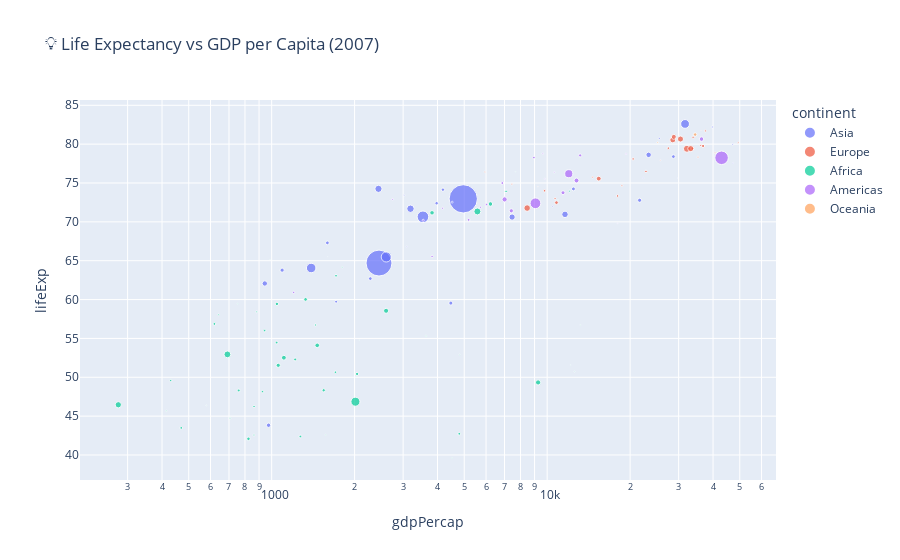

Write notebook code for a chart like this one.
### Markdown cell above
## 📈 3️⃣ Basic Interactive Plotly Visualization

Before building the dashboard, let’s explore how we can visualize data interactively  
using **Plotly Express**.

### Code cell
# Create an interactive scatter plot
fig = px.scatter(
    df.query("year == 2007"),
    x="gdpPercap",
    y="lifeExp",
    size="pop",
    color="continent",
    hover_name="country",
    log_x=True,
    title="💡 Life Expectancy vs GDP per Capita (2007)",
)

fig.show()

### Figure 1 — Plotly figure (JSON) as saved in the notebook; plotly's stock layout.template omitted (floating-point values rounded to 4 significant figures)
{"data": [{"hovertemplate": "<b>%{hovertext}</b><br><br>continent=Asia<br>gdpPercap=%{x}<br>lifeExp=%{y}<br>pop=%{marker.size}<extra></extra>", "hovertext": ["Afghanistan", "Bahrain", "Bangladesh", "Cambodia", "China", "Hong Kong, China", "India", "Indonesia", "Iran", "Iraq", "Israel", "Japan", "Jordan", "Korea, Dem. Rep.", "Korea, Rep.", "Kuwait", "Lebanon", "Malaysia", "Mongolia", "Myanmar", "Nepal", "Oman", "Pakistan", "Philippines", "Saudi Arabia", "Singapore", "Sri Lanka", "Syria", "Taiwan", "Thailand", "Vietnam", "West Bank and Gaza", "Yemen, Rep."], "legendgroup": "Asia", "marker": {"color": "#636efa", "size": [31889923, 708573, 150448339, 14131858, 1318683096, 6980412, 1110396331, 223547000, 69453570, 27499638, 6426679, 127467972, 6053193, 23301725, 49044790, 2505559, 3921278, 24821286, 2874127, 47761980, 28901790, 3204897, 169270617, 91077287, 27601038, 4553009, 20378239, 19314747, 23174294, 65068149, 85262356, 4018332, 22211743], "sizemode": "area", "sizeref": 3297000.0, "symbol": "circle"}, "mode": "markers", "name": "Asia", "orientation": "v", "showlegend": true, "type": "scatter", "x": [974.6, 29800.0, 1391.0, 1714.0, 4959.0, 39720.0, 2452.0, 3541.0, 11610.0, 4471.0, 25520.0, 31660.0, 4519.0, 1593.0, 23350.0, 47310.0, 10460.0, 12450.0, 3096.0, 944.0, 1091.0, 22320.0, 2606.0, 3190.0, 21650.0, 47140.0, 3970.0, 4185.0, 28720.0, 7458.0, 2442.0, 3025.0, 2281.0], "xaxis": "x", "y": [43.83, 75.64, 64.06, 59.72, 72.96, 82.21, 64.7, 70.65, 70.96, 59.55, 80.75, 82.6, 72.53, 67.3, 78.62, 77.59, 71.99, 74.24, 66.8, 62.07, 63.78, 75.64, 65.48, 71.69, 72.78, 79.97, 72.4, 74.14, 78.4, 70.62, 74.25, 73.42, 62.7], "yaxis": "y"}, {"hovertemplate": "<b>%{hovertext}</b><br><br>continent=Europe<br>gdpPercap=%{x}<br>lifeExp=%{y}<br>pop=%{marker.size}<extra></extra>", "hovertext": ["Albania", "Austria", "Belgium", "Bosnia and Herzegovina", "Bulgaria", "Croatia", "Czech Republic", "Denmark", "Finland", "France", "Germany", "Greece", "Hungary", "Iceland", "Ireland", "Italy", "Montenegro", "Netherlands", "Norway", "Poland", "Portugal", "Romania", "Serbia", "Slovak Republic", "Slovenia", "Spain", "Sweden", "Switzerland", "Turkey", "United Kingdom"], "legendgroup": "Europe", "marker": {"color": "#EF553B", "size": [3600523, 8199783, 10392226, 4552198, 7322858, 4493312, 10228744, 5468120, 5238460, 61083916, 82400996, 10706290, 9956108, 301931, 4109086, 58147733, 684736, 16570613, 4627926, 38518241, 10642836, 22276056, 10150265, 5447502, 2009245, 40448191, 9031088, 7554661, 71158647, 60776238], "sizemode": "area", "sizeref": 3297000.0, "symbol": "circle"}, "mode": "markers", "name": "Europe", "orientation": "v", "showlegend": true, "type": "scatter", "x": [5937.0, 36130.0, 33690.0, 7446.0, 10680.0, 14620.0, 22830.0, 35280.0, 33210.0, 30470.0, 32170.0, 27540.0, 18010.0, 36180.0, 40680.0, 28570.0, 9254.0, 36800.0, 49360.0, 15390.0, 20510.0, 10810.0, 9787.0, 18680.0, 25770.0, 28820.0, 33860.0, 37510.0, 8458.0, 33200.0], "xaxis": "x", "y": [76.42, 79.83, 79.44, 74.85, 73.0, 75.75, 76.49, 78.33, 79.31, 80.66, 79.41, 79.48, 73.34, 81.76, 78.89, 80.55, 74.54, 79.76, 80.2, 75.56, 78.1, 72.48, 74.0, 74.66, 77.93, 80.94, 80.88, 81.7, 71.78, 79.42], "yaxis": "y"}, {"hovertemplate": "<b>%{hovertext}</b><br><br>continent=Africa<br>gdpPercap=%{x}<br>lifeExp=%{y}<br>pop=%{marker.size}<extra></extra>", "hovertext": ["Algeria", "Angola", "Benin", "Botswana", "Burkina Faso", "Burundi", "Cameroon", "Central African Republic", "Chad", "Comoros", "Congo, Dem. Rep.", "Congo, Rep.", "Cote d'Ivoire", "Djibouti", "Egypt", "Equatorial Guinea", "Eritrea", "Ethiopia", "Gabon", "Gambia", "Ghana", "Guinea", "Guinea-Bissau", "Kenya", "Lesotho", "Liberia", "Libya", "Madagascar", "Malawi", "Mali", "Mauritania", "Mauritius", "Morocco", "Mozambique", "Namibia", "Niger", "Nigeria", "Reunion", "Rwanda", "Sao Tome and Principe", "Senegal", "Sierra Leone", "Somalia", "South Africa", "Sudan", "Swaziland", "Tanzania", "Togo", "Tunisia", "Uganda", "Zambia", "Zimbabwe"], "legendgroup": "Africa", "marker": {"color": "#00cc96", "size": [33333216, 12420476, 8078314, 1639131, 14326203, 8390505, 17696293, 4369038, 10238807, 710960, 64606759, 3800610, 18013409, 496374, 80264543, 551201, 4906585, 76511887, 1454867, 1688359, 22873338, 9947814, 1472041, 35610177, 2012649, 3193942, 6036914, 19167654, 13327079, 12031795, 3270065, 1250882, 33757175, 19951656, 2055080, 12894865, 135031164, 798094, 8860588, 199579, 12267493, 6144562, 9118773, 43997828, 42292929, 1133066, 38139640, 5701579, 10276158, 29170398, 11746035, 12311143], "sizemode": "area", "sizeref": 3297000.0, "symbol": "circle"}, "mode": "markers", "name": "Africa", "orientation": "v", "showlegend": true, "type": "scatter", "x": [6223.0, 4797.0, 1441.0, 12570.0, 1217.0, 430.1, 2042.0, 706.0, 1704.0, 986.1, 277.6, 3633.0, 1545.0, 2082.0, 5581.0, 12150.0, 641.4, 690.8, 13210.0, 752.7, 1328.0, 942.7, 579.2, 1463.0, 1569.0, 414.5, 12060.0, 1045.0, 759.3, 1043.0, 1803.0, 10960.0, 3820.0, 823.7, 4811.0, 619.7, 2014.0, 7670.0, 863.1, 1598.0, 1712.0, 862.5, 926.1, 9270.0, 2602.0, 4513.0, 1107.0, 883.0, 7093.0, 1056.0, 1271.0, 469.7], "xaxis": "x", "y": [72.3, 42.73, 56.73, 50.73, 52.3, 49.58, 50.43, 44.74, 50.65, 65.15, 46.46, 55.32, 48.33, 54.79, 71.34, 51.58, 58.04, 52.95, 56.73, 59.45, 60.02, 56.01, 46.39, 54.11, 42.59, 45.68, 73.95, 59.44, 48.3, 54.47, 64.16, 72.8, 71.16, 42.08, 52.91, 56.87, 46.86, 76.44, 46.24, 65.53, 63.06, 42.57, 48.16, 49.34, 58.56, 39.61, 52.52, 58.42, 73.92, 51.54, 42.38, 43.49], "yaxis": "y"}, {"hovertemplate": "<b>%{hovertext}</b><br><br>continent=Americas<br>gdpPercap=%{x}<br>lifeExp=%{y}<br>pop=%{marker.size}<extra></extra>", "hovertext": ["Argentina", "Bolivia", "Brazil", "Canada", "Chile", "Colombia", "Costa Rica", "Cuba", "Dominican Republic", "Ecuador", "El Salvador", "Guatemala", "Haiti", "Honduras", "Jamaica", "Mexico", "Nicaragua", "Panama", "Paraguay", "Peru", "Puerto Rico", "Trinidad and Tobago", "United States", "Uruguay", "Venezuela"], "legendgroup": "Americas", "marker": {"color": "#ab63fa", "size": [40301927, 9119152, 190010647, 33390141, 16284741, 44227550, 4133884, 11416987, 9319622, 13755680, 6939688, 12572928, 8502814, 7483763, 2780132, 108700891, 5675356, 3242173, 6667147, 28674757, 3942491, 1056608, 301139947, 3447496, 26084662], "sizemode": "area", "sizeref": 3297000.0, "symbol": "circle"}, "mode": "markers", "name": "Americas", "orientation": "v", "showlegend": true, "type": "scatter", "x": [12780.0, 3822.0, 9066.0, 36320.0, 13170.0, 7007.0, 9645.0, 8948.0, 6025.0, 6873.0, 5728.0, 5186.0, 1202.0, 3548.0, 7321.0, 11980.0, 2749.0, 9809.0, 4173.0, 7409.0, 19330.0, 18010.0, 42950.0, 10610.0, 11420.0], "xaxis": "x", "y": [75.32, 65.55, 72.39, 80.65, 78.55, 72.89, 78.78, 78.27, 72.23, 74.99, 71.88, 70.26, 60.92, 70.2, 72.57, 76.19, 72.9, 75.54, 71.75, 71.42, 78.75, 69.82, 78.24, 76.38, 73.75], "yaxis": "y"}, {"hovertemplate": "<b>%{hovertext}</b><br><br>continent=Oceania<br>gdpPercap=%{x}<br>lifeExp=%{y}<br>pop=%{marker.size}<extra></extra>", "hovertext": ["Australia", "New Zealand"], "legendgroup": "Oceania", "marker": {"color": "#FFA15A", "size": [20434176, 4115771], "sizemode": "area", "sizeref": 3297000.0, "symbol": "circle"}, "mode": "markers", "name": "Oceania", "orientation": "v", "showlegend": true, "type": "scatter", "x": [34440.0, 25190.0], "xaxis": "x", "y": [81.23, 80.2], "yaxis": "y"}], "layout": {"legend": {"itemsizing": "constant", "title": {"text": "continent"}, "tracegroupgap": 0}, "title": {"text": "💡 Life Expectancy vs GDP per Capita (2007)"}, "xaxis": {"anchor": "y", "domain": [0, 1], "title": {"text": "gdpPercap"}, "type": "log"}, "yaxis": {"anchor": "x", "domain": [0, 1], "title": {"text": "lifeExp"}}}}
